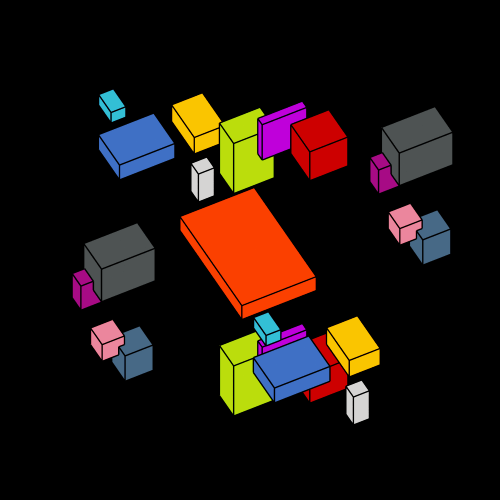
#> input picture input/boxes.gif, 500 x 500 px
$ jupyter execute --allow-errors 'ancient mystery anim.ipynb'   (shell and % lines are left out)
#> lines starting #> are read from the running program, lines starting #| are printed output that depends on the picture; long printed decimals are rounded
[cell 1]
%pylab inline
from __future__ import print_function

import numpy as np
import images2gif
import Image
import inline_display
from random import random as rand
from math import pi

from skimage import io, color

[cell 2]
def fuckwith(image, p, colors=None, pil=False):

    a, b, t = p
    h, w, c = image.shape

    lab = color.rgb2lab(image)

    for y in range(h):
        lmax = np.max(lab[y,:,0])
        lavg = np.mean(lab[y,:,0])
        saw = ( (y + 25*t) % 25 )*0.15
        shift = int( (lavg*0.1 + lmax*0.15)*a + rand()*5 + saw )

        lab[y,:,:1] = np.roll(lab[y,:,:1], shift, 0)
        lab[y,:,2] = np.roll(lab[y,:,2], -shift//2, 0)

        lab[y,:,0] -= lmax * ( (1.5 ** a) - 1 )
        lab[y,:,0] *= ((a * 0.8) + 1.0)
        lab[y,:,0] += (a*5) - 1

        lab[y,:,1] += lmax * 0.2 * a
        lab[y,:,2] += lmax * 0.5 * a

    for x in range(w):
        lmax = np.max(lab[:,x,0])
        #shift = int(lmax*0.5*b + random.random()*2)
        #lab[:,x] = np.roll(lab[:,x], shift, 0)
        lab[:,x,0] += lmax * ( (1.4 ** b) - 1 )
        lab[:,x,1] -= lmax * 0.2 * b
        lab[:,x,2] -= lmax * 0.3 * b


    rgb = color.lab2rgb(lab)
    rgb = np.clip(rgb, 0, 1)

    if colors:
        rgb_scaled = (rgb*255).astype('uint8')
        mod = Image.fromarray(rgb_scaled)
        mod = mod.convert('P', palette=Image.ADAPTIVE, colors=colors)
        if pil == True:
            return mod
        else:
            mod = mod.convert('RGB')
            pix = np.array(mod)
            return pix
    elif pil == True:
        rgb_scaled = (rgb*255).astype('uint8')
        mod = Image.fromarray(rgb_scaled)
        return mod
    else:
        return rgb

#> (a cell that did not finish here is left out)

[cell 4]
frames = []

def iter_frames(im):
    lut = [1] * 256
    lut[im.info["transparency"]] = 0
    try:
        i= 0
        im.seek(i)
        first = im.copy()
        while 1:
            im.seek(i)
            mask = im.point(lut, "1")
            if i == 0:
                palette = im.getpalette()
            else:
                im.putpalette(palette)
            first.paste(im, None, mask)
            yield first.convert('RGB')
            i += 1
    except EOFError:
        pass


ingif = Image.open('input/boxes.gif')
#> ingif is the input picture: PIL image 500x500 P; mean R, G, B, A 30.6, 19.5, 14.3, 255
print('frame duration: %f'% ingif.info['duration'])
#| frame duration: 30.000

#> (the rest of this cell did not finish here and is left out)

[cell 5]
out = []
n = len(frames)
#> n = 1
print('frames in original: ' + str(n))
#| frames in original: 1

for i, frame in enumerate(frames):
    t = float(i)/n

    a = (-cos( t*2*pi ) + 1) * 0.1
    a += rand() * 0.22

    b = (-cos( t*2*pi + 2 ) + 1) * 0.05
    b += (rand() * 0.4) - 0.2

    f = fuckwith(frame, (a,b,t), colors=80)
    out.append(f)
    print(i, end=' ')
#> this loop made 1 pass
#> (h in fuckwith, w in fuckwith, c in fuckwith) on pass 1: (500, 500, 3)
#| 0
#> pass 1, in fuckwith, `rgb = color.lab2rgb(lab)`:
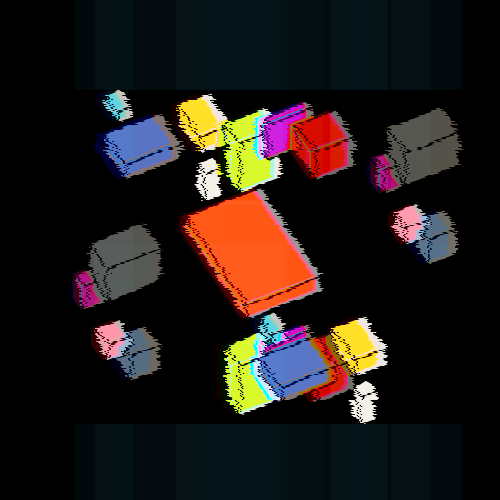
#> rgb: shape (500, 500, 3) float64; mean R, G, B 0.135, 0.109, 0.0958
#> pass 1, in fuckwith, `mod = mod.convert('P', palette=Image.ADAPTIVE, colors=colors)`:
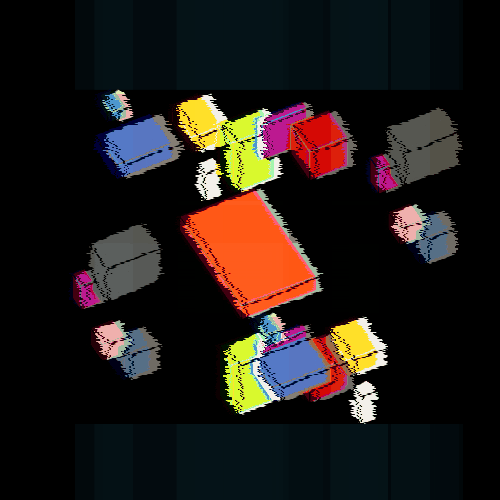
#> mod: PIL image 500x500 P; mean R, G, B 34.3, 27.6, 23.9
#> after the loop, out = 1 item
